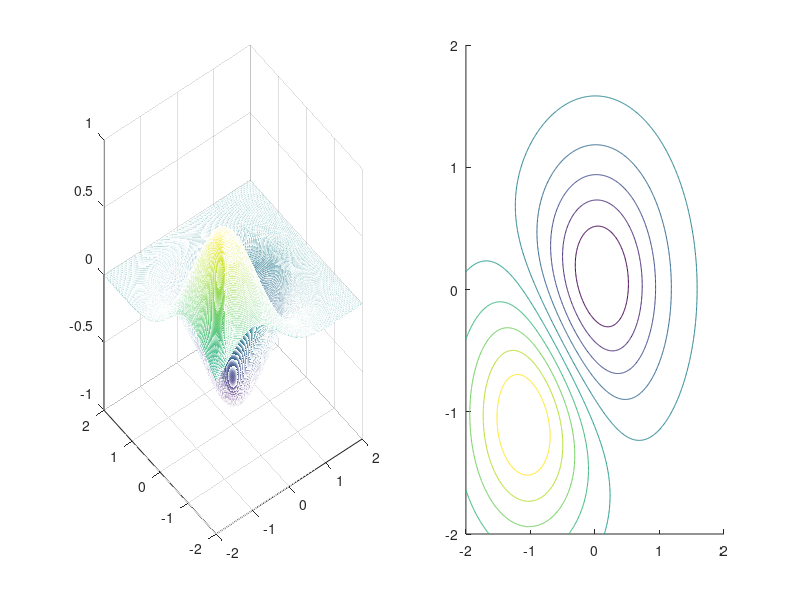

Recreate this plot in MATLAB. (Note: this script raises an error after producing the figure.)
clc
clear all
[x, y] = meshgrid(-2:0.01:2, -2:0.01:2);
myfunction = @(x,y)(-exp(-x.^2-y.^2) + exp(-(x+1).^2-(y+1).^2));
z = -exp(-x.^2-y.^2) + exp(-(x+1).^2-(y+1).^2);

%%%%%%%%%%%%%%%%%%%%%%%%%%%%%%%%%%%%%%%%%%%%%%%%%%%%%%%%%%%%%%%%%%%%%%%%%%%
%powell's method
%%%%%%%%%%%%%%%%%%%%%%%%%%%%%%%%%%%%%%%%%%%%%%%%%%%%%%%%%%%%%%%%%%%%%%%%%%%
figure(1);
subplot(1,2,1);
mesh(x,y,z);
% [px,py] = gradient(z,0.01,0.01);
subplot(1,2,2);
hold on;
contour(x, y, z);

x0 = [0,-1];
error = 0.0001;
e1 = [1,0];
e2 = [0,1];
N = 20;     %iteration times
counter = 1;
while((e1 ~= e2) & (counter < 20))
    [x0,e1,e2] = PowellSingleStep(myfunction,error,x0,e1,e2);
    counter = counter + 1;
end


